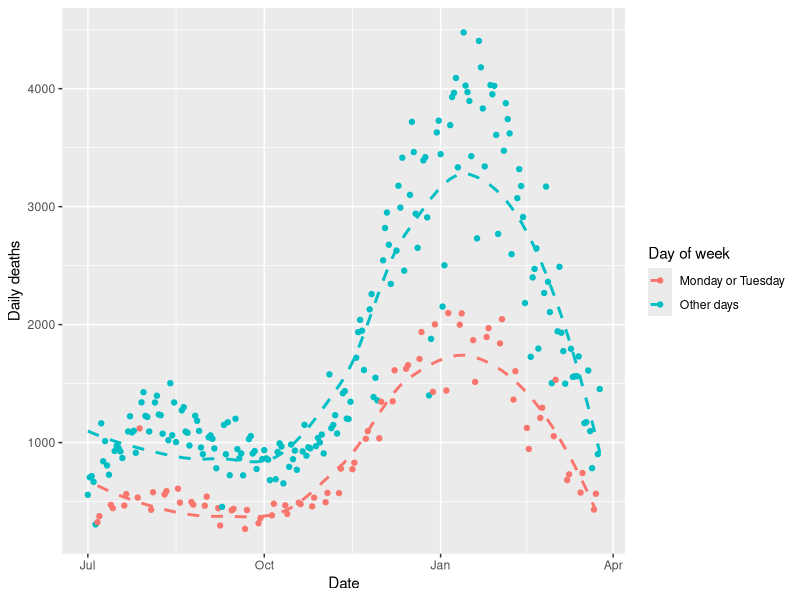

The R source for this figure:
library(tidyverse)
library(lubridate)

data <- read_csv("data/covid-us-daily-cases-and-deaths.csv") %>% 
                mutate(dow = weekdays(date),
                       weekdaygroup = ifelse(dow %in% c("Monday","Tuesday"), "Monday or Tuesday", "Other days")) %>%
                filter(date>"2020-06-30")

data %>% ggplot() + aes(date,deaths, color=weekdaygroup) + 
                geom_point() + 
                geom_smooth(method="loess", lty=2, se=FALSE) + 
                labs(x="Date", y="Daily deaths", color="Day of week")
